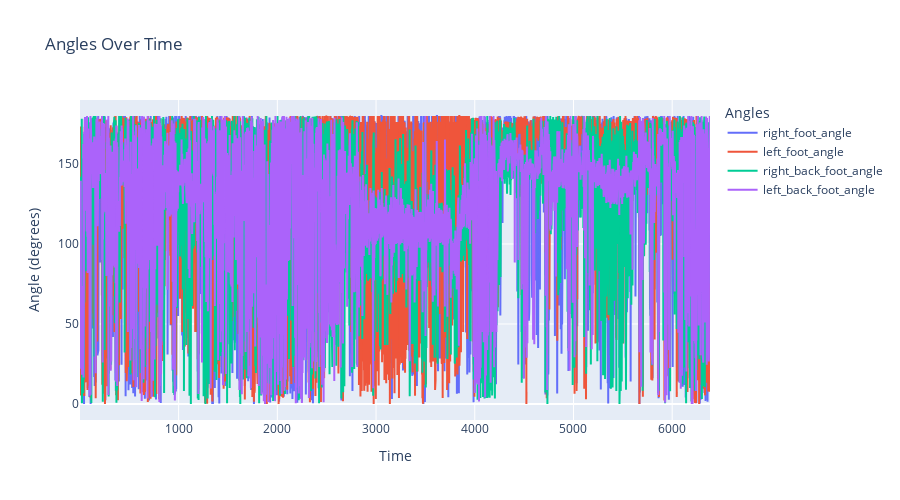

Notebook source saved alongside this figure:
### Code cell
import plotly.graph_objects as go

# Figureを作成
fig = go.Figure()

# 各角度の折れ線グラフを追加
fig.add_trace(go.Scatter(x=df.index, y=df['right_foot_angle'], mode='lines', name='right_foot_angle'))
fig.add_trace(go.Scatter(x=df.index, y=df['left_foot_angle'], mode='lines', name='left_foot_angle'))
fig.add_trace(go.Scatter(x=df.index, y=df['right_back_foot_angle'], mode='lines', name='right_back_foot_angle'))
fig.add_trace(go.Scatter(x=df.index, y=df['left_back_foot_angle'], mode='lines', name='left_back_foot_angle'))

# レイアウトを設定
fig.update_layout(
    title='Angles Over Time',
    xaxis_title='Time',
    yaxis_title='Angle (degrees)',
    legend_title='Angles',
    width=900,
    height=500
)

# グラフを表示
fig.show()

### Figure 1 — Plotly figure (JSON) as saved in the notebook; plotly's stock layout.template omitted (floating-point values rounded to 4 significant figures; data arrays with more than 128 entries replaced by an {"elided": "..."} marker saying what was removed)
{"data": [{"mode": "lines", "name": "right_foot_angle", "type": "scatter", "x": {"elided": "6383 int values"}, "y": {"elided": "6383 float values"}}, {"mode": "lines", "name": "left_foot_angle", "type": "scatter", "x": {"elided": "6383 int values"}, "y": {"elided": "6383 float values"}}, {"mode": "lines", "name": "right_back_foot_angle", "type": "scatter", "x": {"elided": "6383 int values"}, "y": {"elided": "6383 float values"}}, {"mode": "lines", "name": "left_back_foot_angle", "type": "scatter", "x": {"elided": "6383 int values"}, "y": {"elided": "6383 float values"}}], "layout": {"height": 500, "legend": {"title": {"text": "Angles"}}, "title": {"text": "Angles Over Time"}, "width": 900, "xaxis": {"title": {"text": "Time"}}, "yaxis": {"title": {"text": "Angle (degrees)"}}}}
